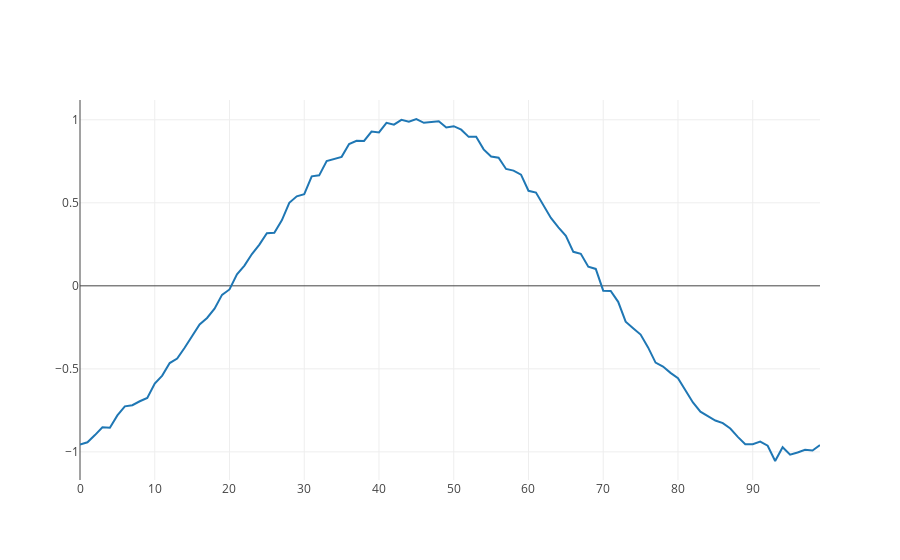

Notebook code for this chart:
### Markdown cell above
## Creating batches

The network will be trained using mini batches. This speeds up training because a network training step is performed after each mini batch in contrast to updating after presenting the complete training set.

### Code cell
#A batch of examples can start at an arbitrary index in the source signal. 
# Shuffle the indices to fill the train. dev and test set with different sequences

np.random.shuffle (start_indices)
train_indices = start_indices[0:int(train_size)]
dev_indices= start_indices[int(train_size):int(train_size+dev_size)]
test_indices = start_indices[int(train_size+dev_size):int(train_size+dev_size+test_size)]

def get_batch(batch_index, indexes, size=batch_size):
    batch_start_indexes = indexes[batch_index*size:batch_index*size+size]
    batch_inputs = np.zeros((size,sequence_length, input_feature_count))
    batch_targets = np.zeros((size,prediction_length))
    for i in range(size):
        se = batch_start_indexes[i]
        part = signal_amp[se:se+sequence_length]
        batch_inputs[i,0:sequence_length,0] = part
        batch_targets[i,0] = signal_amp[se+sequence_length+1]

    return batch_inputs,batch_targets

batch_inputs,batch_targets = get_batch(train_batch_count-1,train_indices)
print(batch_inputs.shape,batch_targets.shape)

example_inputs = batch_inputs[0,:,:]
example_targets =  batch_targets[0,:]
print(example_inputs.shape)

#plot a single example
b_i = 1
b_s = batch_inputs[b_i,0:sequence_length,0]
plotly.offline.iplot({
    "data": [Scatter(y=b_s)],
    "layout": Layout(title="")
})

### Figure 1 — Plotly figure (JSON) as saved in the notebook; plotly's stock layout.template omitted (floating-point values rounded to 4 significant figures)
{"data": [{"type": "scatter", "y": [-0.956, -0.9421, -0.8988, -0.8513, -0.8544, -0.7803, -0.7256, -0.7191, -0.6951, -0.6751, -0.5882, -0.5408, -0.4653, -0.4382, -0.3726, -0.2994, -0.2324, -0.1936, -0.1372, -0.05448, -0.0217, 0.069, 0.1219, 0.1913, 0.2486, 0.3163, 0.319, 0.3947, 0.5004, 0.5393, 0.5521, 0.6595, 0.6654, 0.7515, 0.7624, 0.7768, 0.8545, 0.874, 0.8724, 0.9292, 0.9237, 0.982, 0.9706, 0.9997, 0.9888, 1.005, 0.9817, 0.9888, 0.9917, 0.9541, 0.9614, 0.9406, 0.8973, 0.8982, 0.822, 0.7789, 0.7714, 0.7041, 0.6939, 0.6695, 0.5726, 0.5616, 0.4891, 0.4089, 0.3519, 0.3013, 0.2049, 0.1929, 0.1153, 0.1019, -0.02909, -0.03081, -0.09633, -0.2157, -0.2551, -0.2935, -0.3709, -0.4624, -0.4862, -0.524, -0.5557, -0.6275, -0.7024, -0.7579, -0.7869, -0.8111, -0.8271, -0.8592, -0.9097, -0.9541, -0.9538, -0.9384, -0.963, -1.055, -0.9721, -1.017, -1.003, -0.9877, -0.9918, -0.9594]}], "layout": {"title": ""}}
